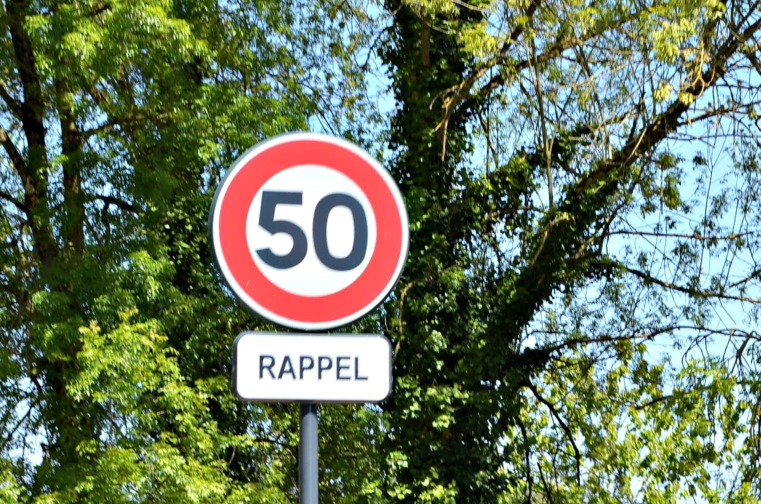
#> input picture mtcnn_impl/test/test3.jpg, 1521 x 1008 px (shown at 1/2 size)
$ jupyter execute --allow-errors PNet_RNet_Combined_training.ipynb
#> lines starting #> are read from the running program, lines starting #| are printed output that depends on the picture
# Import libraries

[cell 1]
import os
import cv2
import shutil
import random
import numpy as np
import matplotlib.pyplot as plt

### Other dependencies ###
from PIL import Image
from sklearn.preprocessing import OneHotEncoder
from sklearn.preprocessing import LabelEncoder

### Tensorflow dependencies ###
import tensorflow as tf
import tensorflow_addons as tfa
from tensorflow.keras.layers import *
from tensorflow.keras.models import Model
from tensorflow.keras import backend as K
from tensorflow.keras.optimizers import Adam
from tensorflow.keras.metrics import MeanIoU
from tensorflow.keras.regularizers import l2
from tensorflow.keras.callbacks import TensorBoard, ModelCheckpoint, EarlyStopping
from tensorflow.keras.losses import MeanSquaredError, BinaryCrossentropy

### Some constants ###
input_dim = 12 # 48
# weights_dir = 'road_signs_1'
weights_dir = 'road_signs'
pnet_tensorboard_logdir = 'pnet_logs'
rnet_tensorboard_logdir = 'rnet_logs'
onet_tensorboard_logdir = 'onet_logs'

pnet_weights = f'weights/{weights_dir}/pnet.weights.hdf5'
rnet_weights = f'weights/{weights_dir}/rnet.weights.hdf5'
onet_weights = f'weights/{weights_dir}/onet.weights.hdf5'

if(not os.path.exists(f'weights/{weights_dir}')):
    print('[INFO] Created weight directory ...')
    os.mkdir(f'weights/{weights_dir}')

if(os.path.exists(pnet_tensorboard_logdir)):
    print('[INFO] Clearing P-Net log directory ... ')
    shutil.rmtree(pnet_tensorboard_logdir)

if(os.path.exists(rnet_tensorboard_logdir)):
    print('[INFO] Clearing R-Net log directory ... ')
    shutil.rmtree(rnet_tensorboard_logdir)

if(os.path.exists(onet_tensorboard_logdir)):
    print('[INFO] Clearing O-Net log directory ... ')
    shutil.rmtree(onet_tensorboard_logdir)

epochs = 100 # 500
batch_size = 16
#> (the rest of this cell did not finish here and is left out)

# Load and explore dataset

[cell 2]
# [34 lines left out: function load_raw_dataset, not called in this run]

# [9 lines of commented-out code are left out]

### Generating negative samples (samples without traffic signs)

[cell 3]
# [38 lines left out: function generate_neg_samples, not called in this run]

# neg_samples = generate_neg_samples(raw_dataset, crop_size=(input_dim,input_dim))
# plt.imshow(neg_samples[1][0].copy())
# plt.show()

### Generate positive samples (samles with traffic signs)

[cell 4]
# [35 lines left out: function generate_pos_samples, not called in this run]

# [10 lines of commented-out code are left out]

### Combine negative and positive samples to form training dataset

#> (a cell that did not finish here is left out)

# Implement P-Net architecture

[cell 6]
# [45 lines left out: functions conv_block, build_pnet_model, not called in this run]

#> (the rest of this cell did not finish here and is left out)

# Start training P-Net

#> (a cell that did not finish here is left out)

#> (a cell that did not finish here is left out)

# Start training R-Net

#> (a cell that did not finish here is left out)

# Training O-Net

#> (a cell that did not finish here is left out)

# Test P-Net proposals

#> (a cell that did not finish here is left out)

[cell 12]
# [17 lines of commented-out code are left out]
raw_img = cv2.imread('test/test3.jpg')
#> raw_img is the input picture: shape (1008, 1521, 3); mean B, G, R 94.4, 119, 104.7
raw_img = cv2.cvtColor(raw_img, cv2.COLOR_BGR2RGB)

def get_bboxes_pnet(raw_img, threshold=0.5, nms_threshold=0.5,
                    scale_factor=2.0, min_img_size = 48, padding = 0.15, visualize=False):
    '''

    '''
#> called with threshold = 0.5, nms_threshold = 0.5, scale_factor = 2, min_img_size = 48, padding = 0.15, visualize = True
    H, W = raw_img.shape[:2]
#> H = 1008; W = 1521
    images = [raw_img]
    current_h, current_w = raw_img.shape[:2]
#> current_h = 1008; current_w = 1521

    ### 1. Get image pyramid ###
    while(current_h > min_img_size and current_w > min_img_size):
        current_h = int(current_h / scale_factor)
        current_w = int(current_w / scale_factor)

        if(current_w < min_img_size or current_h < min_img_size) : break

        image = cv2.resize(raw_img, (current_w, current_h))
        images.append(image)
#> this loop made 5 passes
#> pass 1, in get_bboxes_pnet, `image = cv2.resize(raw_img, (current_w, current_h))`:
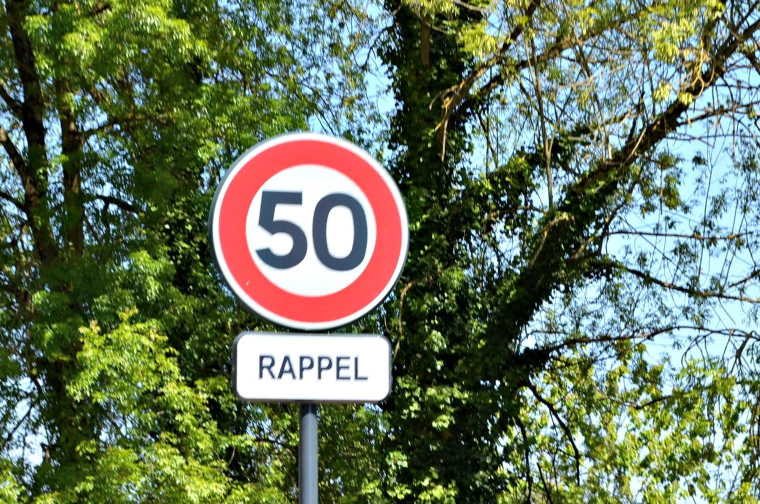
#> image: shape (504, 760, 3); mean R, G, B 104.6, 118.9, 94.2
#> pass 2, in get_bboxes_pnet, `image = cv2.resize(raw_img, (current_w, current_h))`:
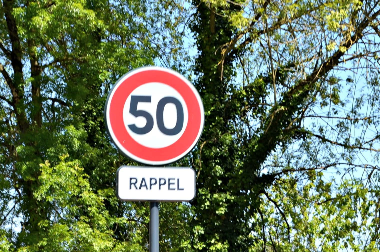
#> image: shape (252, 380, 3); mean R, G, B 104.6, 118.9, 94.3
#> pass 3, in get_bboxes_pnet, `image = cv2.resize(raw_img, (current_w, current_h))`:
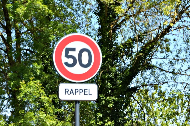
#> image: shape (126, 190, 3); mean R, G, B 104.8, 119, 94.4
#> after the loop, images = 5 items

    ### 2. Get bounding boxes from each image in the pyramid ###
    boxes = []
    conf_maps_viz = []
    for i, image in enumerate(images):
        if(i == 0): scale = 1
        else : scale = scale_factor ** i

        img = (image - 127.5) / 127.5
        height, width = image.shape[:2]

        predictions = pnet.predict(np.array([img]))
        features_shape = predictions[1][0].shape[:2]

        scale_w = width / features_shape[1]
        scale_h = height / features_shape[0]

        bboxes = predictions[1][0]
        raw_bboxes = bboxes
        confidence = predictions[0][0]

        ### Getting confidence map ###
        conf_map = confidence[:, :, 1]
        conf_map[conf_map > threshold] = 1.0
        conf_map[conf_map <= threshold] = 0
        conf_map = (conf_map * 255).astype(np.uint8)
        contours, hierarchy = cv2.findContours(conf_map, cv2.RETR_TREE, cv2.CHAIN_APPROX_SIMPLE)

        conf_maps_viz.append(conf_map)

        for contour in contours:
            rect = cv2.boundingRect(contour)
            x, y, w, h = (rect * np.array([W/conf_map.shape[1],H/conf_map.shape[0],W/conf_map.shape[1],H/conf_map.shape[0] ])).astype(int)

            x -= min(int(padding * w), x)
            y -= min(int(padding * h), y)
            w += 2*int(padding * w)
            h += 2*int(padding * h)
            if(w * h < (W * H)/64): continue
            boxes.append([x,y,w,h])
#> this loop made 1 pass
#> (scale, height, width) on pass 1: (1, 1008, 1521)
#> after the loop, boxes = []; conf_maps_viz = []

    ### Performing nms ###
    final_boxes = []
    pick = __nms(np.array(boxes), np.ones((len(boxes))), nms_threshold, 'Min')
    for i in range(len(boxes)):
        final_boxes.append(boxes[i])

    crops = []
    if(visualize):
        fig, ax = plt.subplots(1, len(conf_maps_viz) + 1, figsize=(5*(len(conf_maps_viz) + 1), 5))
        for i in range(len(conf_maps_viz)):
            current_size = (H // (scale_factor ** i),W // (scale_factor**i))
            ax[i].imshow(conf_maps_viz[i])
            ax[i].set_title(f'Stage {i+1} {current_size}')

    raw_img_copy = raw_img.copy()
    for (x, y, w, h) in final_boxes:
        cv2.rectangle(raw_img_copy, (x,y), (x+w, y+h), (0,0,255),2)
        crops.append([(x,y,w,h), raw_img[y:y+h, x:x+w]])

    if(visualize):
        plt.imshow(raw_img_copy)
        plt.show()

    return final_boxes, crops

#> (the rest of this cell did not finish here and is left out)
